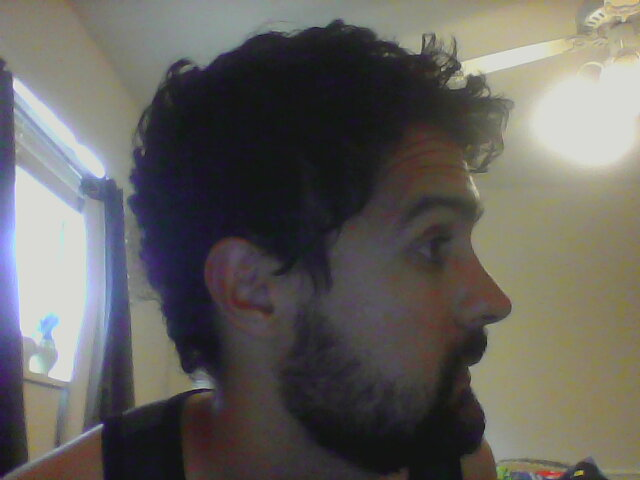
#> input picture detecting_and_tracking/right_ear.jpg, 640 x 480 px
$ python detecting_ears.py   (Python 2 division)
#> lines starting #> are read from the running program, lines starting #| are printed output that depends on the picture
import cv2
import numpy as np

left_ear_cascade = cv2.CascadeClassifier('/home/westley/pycharm_projects/opencv_py/haarcascades/haarcascade_mcs_leftear.xml')
right_ear_cascade = cv2.CascadeClassifier('/home/westley/pycharm_projects/opencv_py/haarcascades/haarcascade_mcs_rightear.xml')

if left_ear_cascade.empty():
    raise IOError('Unable to load the left ear cascade classifier xml file')

if right_ear_cascade.empty():
    raise IOError('Unable to load the right ear cascade classifier xml file')

img = cv2.imread('right_ear.jpg')
#> img is the input picture: shape (480, 640, 3); mean B, G, R 93.4, 97.7, 100.2

gray = cv2.cvtColor(img, cv2.COLOR_BGR2GRAY)
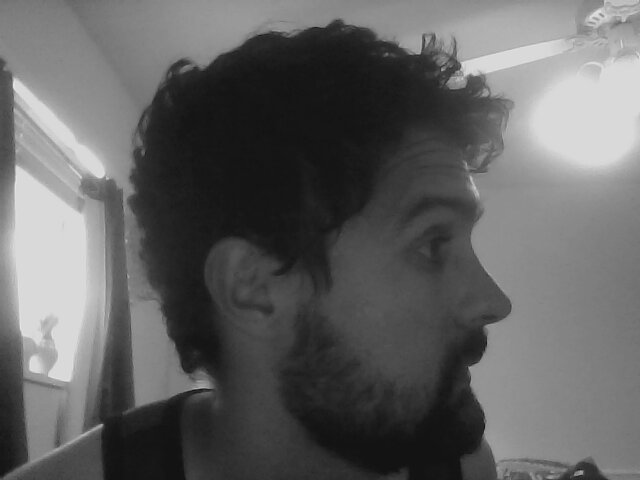
#> gray: shape (480, 640); min 16, max 231, mean 97.9

left_ear = left_ear_cascade.detectMultiScale(gray, 1.3, 5)
#> left_ear = ()
right_ear = right_ear_cascade.detectMultiScale(gray, 1.3, 5)
#> right_ear = ()

for (x, y, w, h) in left_ear:
    print "left ear found"
    cv2.rectangle(img, (x, y), (x+w, y+h), (0, 255, 0), 3)
#> this loop made 0 passes


for (x, y, w, h) in right_ear:
    print "right ear found"
    cv2.rectangle(img, (x, y), (x+w, y+h), (255, 0, 0), 3)

cv2.imshow('Ear Detector', img)
cv2.waitKey()
cv2.destroyAllWindows()

$ run again, with detecting_and_tracking/input.jpg copied over detecting_and_tracking/right_ear.jpg
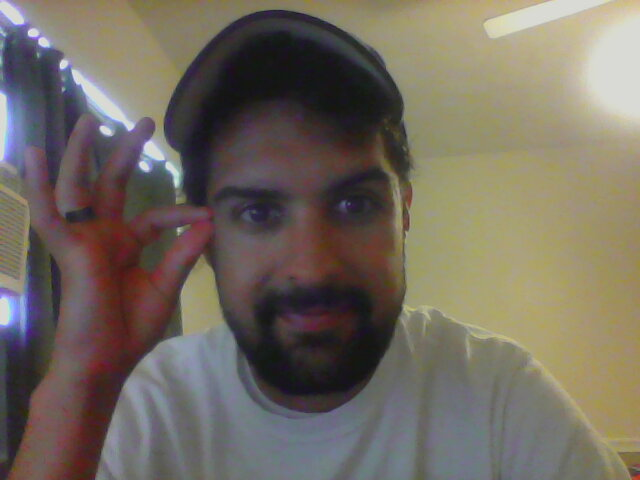
#> input picture detecting_and_tracking/input.jpg, 640 x 480 px
#> img is the input picture: shape (480, 640, 3); mean B, G, R 95.7, 106.8, 115.1
#> `gray = cv2.cvtColor(img, cv2.COLOR_BGR2GRAY)`:
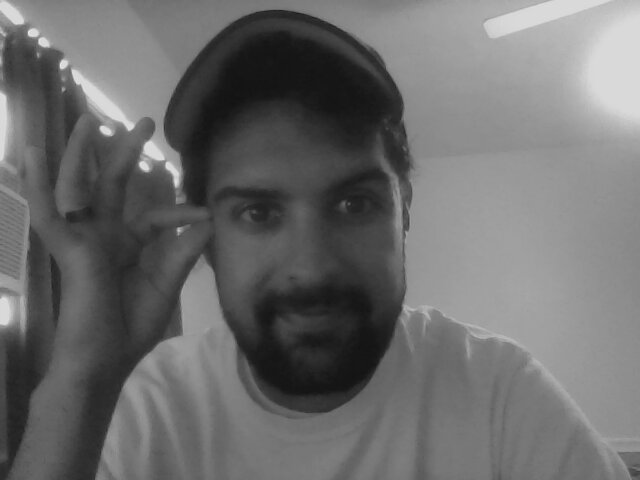
#> gray: shape (480, 640); min 18, max 237, mean 108
#> left_ear = ()

$ run again, with detecting_and_tracking/left_ear.jpg copied over detecting_and_tracking/right_ear.jpg
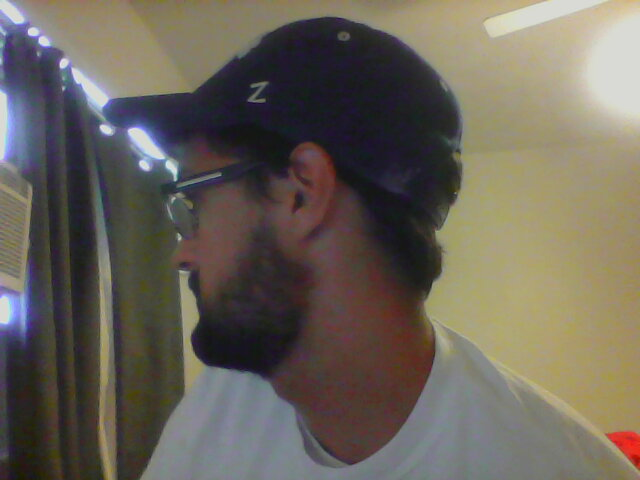
#> input picture detecting_and_tracking/left_ear.jpg, 640 x 480 px
#> img is the input picture: shape (480, 640, 3); mean B, G, R 89, 99.4, 106
#> `gray = cv2.cvtColor(img, cv2.COLOR_BGR2GRAY)`:
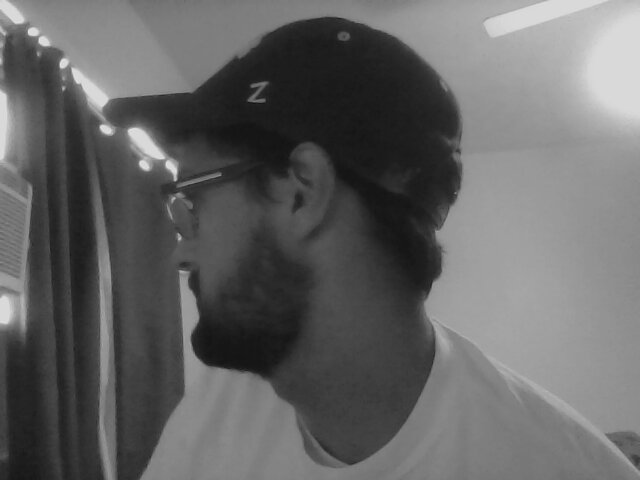
#> gray: shape (480, 640); min 18, max 231, mean 100.2
#> left_ear = ()
